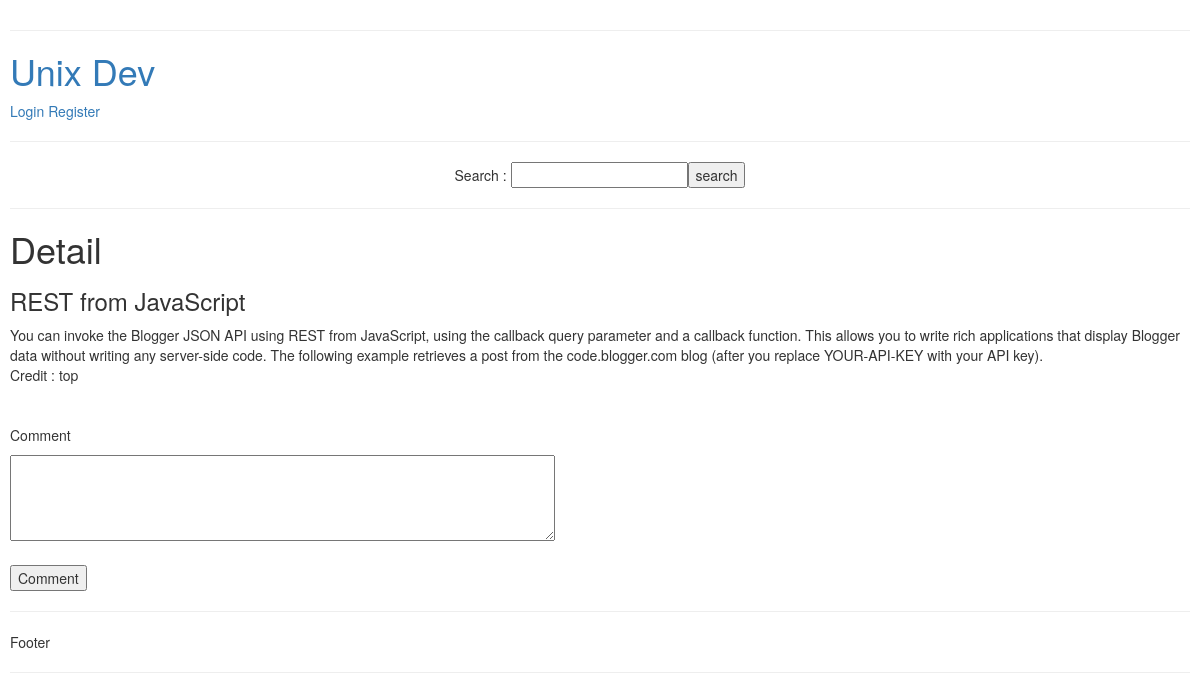
/blog/29/, run on the app's committed database.
### blog/models.py (models this page shows, shortened)
class Blog(models.Model):
    user = models.ForeignKey(User, on_delete=models.CASCADE, default=1)
    title = models.CharField(max_length=100)
    content = models.CharField(max_length=255)
    created_at = models.DateTimeField(auto_now_add=True)
    updated_at = models.DateTimeField(auto_now=True)

### blog/views.py (the view)
# urls.py: path('<int:pk>/', views.detail, name='detail'),
def detail(request,pk):
    blog = get_object_or_404(Blog, pk=pk)
    user_check = get_object_or_404(User, pk=blog.user_id) # get name user form blog
    if((request.user.has_perm('blog.change_blog') and str(user_check.username) == str(request.user)) or 'admin' == str(request.user)):
        edit = True
    else:
        edit = False
    data = {
        'blog': blog,
        'credit':user_check.username ,
        'edit': edit,
        'user':{
            'user_name': request.user ,
            'status_login': sessionResult(request)
            },
        'user_delete_comment' : 0,
        'comment': False
        }
    if request.session.keys():
        data['comment'] = True
        if 'admin' == str(request.user):
            data['user_delete_comment'] = True
        elif request.user.has_perm('blog.delete_comment'):
            data['user_delete_comment'] = int(request.session['_auth_user_id'])
    print(data['user_delete_comment'])
    return render(request, 'blog/detail.html', data)

### blog/views.py (called while the page is built)
def sessionResult(request):
    if request.session.keys():
        return True
    else:
        return False

### blog/templates/blog/detail.html (shortened to what this page needs)
{% extends 'base_layout.html' %}
{% block content %}
<div>
    <h1>Detail</h1>
    <h3>{{ blog.title }}</h3>
    <div>
        {{ blog.content }}
    </div>
    <p>Credit : {{credit}}</p>
    <br>
    {% if True %}
    <form action="{% url 'blog:comment' blog.id %}" method="post">
            <p>Comment</p>
                <textarea name="comment" rows="4" cols="70"></textarea>
            <br>
            <br>
            <input type="submit" value="Comment">
    </form>
    {% endif %}
</div>
{% endblock %}

### data on the page
Blog: title "REST from JavaScript", content "You can invoke the Blogger JSON API using REST from JavaScript, using the callback query parameter and a callback function. This allows you to write rich applications that display Blogger data without writing any server-side code. The following example retrieves a post from the code.blogger.com blog (after you replace YOUR-API-KEY with your API key)."

### other printed values
{{ credit }} "top"
